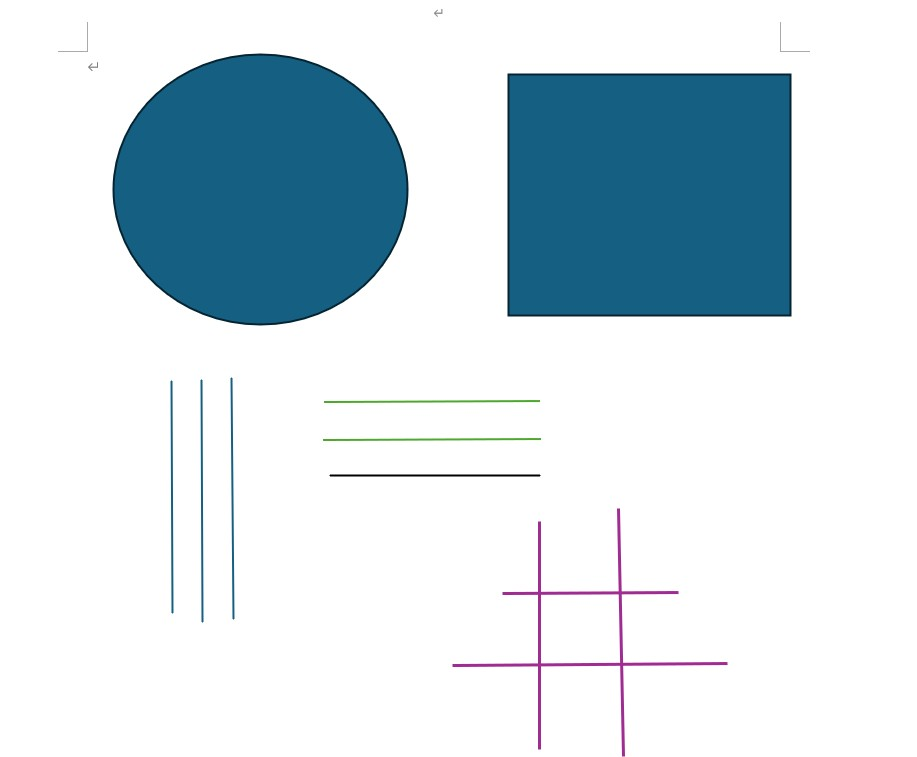
#> input picture 5-1.jpg, 917 x 757 px
$ python '三种变换.py'
#> lines starting #> are read from the running program, lines starting #| are printed output that depends on the picture
import cv2
import numpy as np

img = cv2.imread("5-1.jpg")
#> img is the input picture: shape (757, 917, 3); mean B, G, R 229.5, 222.7, 209
h, w = img.shape[:2]
#> h = 757; w = 917

# 相似变换
center = (w//2, h//2)
#> center = (458, 378)
M = cv2.getRotationMatrix2D(center, 30, 0.8)
similar_img = cv2.warpAffine(img, M, (w, h))
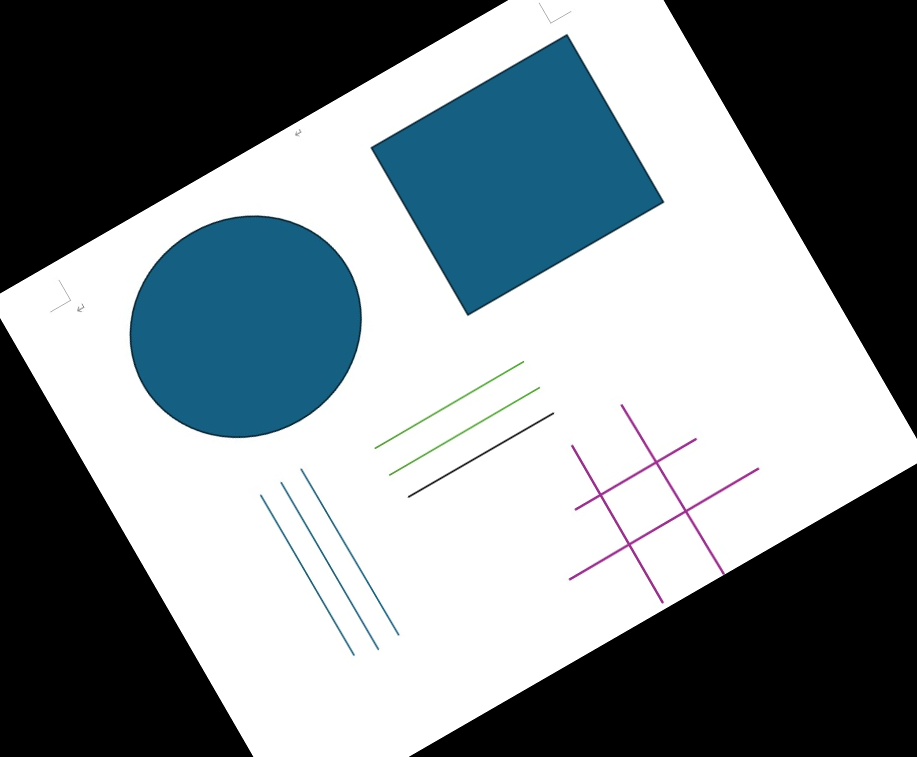
#> similar_img: shape (757, 917, 3); mean B, G, R 143, 138.6, 129.8
cv2.imwrite("similarity.jpg", similar_img)

# 仿射变换
pts1 = np.float32([[50,50],[200,50],[50,200]])
pts2 = np.float32([[10,100],[200,50],[100,250]])
M_affine = cv2.getAffineTransform(pts1, pts2)
affine_img = cv2.warpAffine(img, M_affine, (w, h))
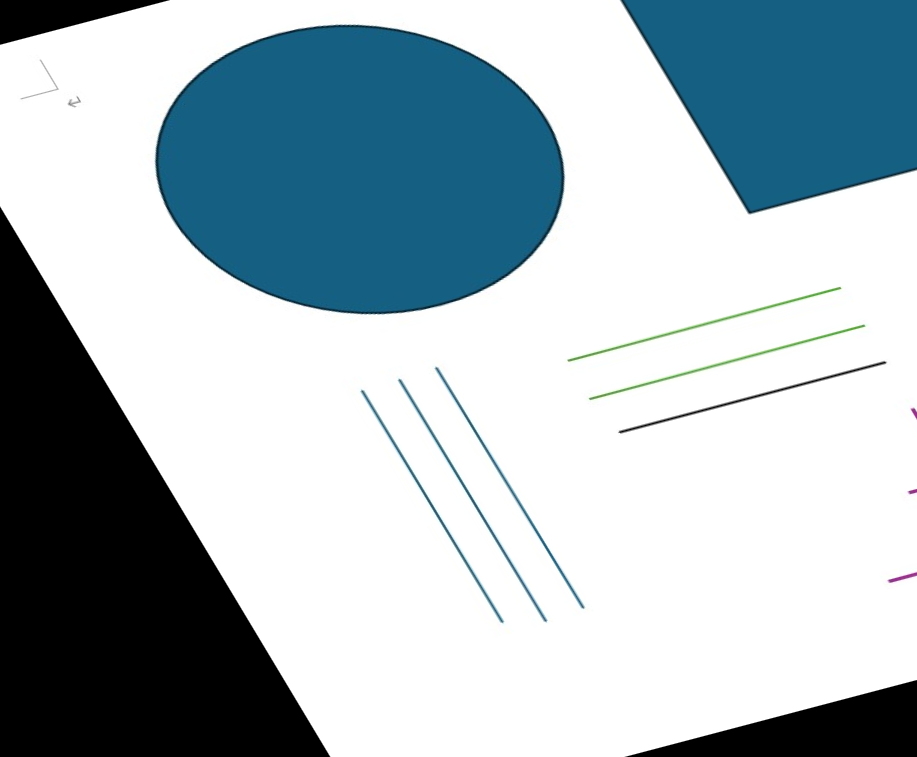
#> affine_img: shape (757, 917, 3); mean B, G, R 189.5, 182.8, 167.9
cv2.imwrite("affine.jpg", affine_img)

# 透视变换
pts1_p = np.float32([[50,50],[w-50,50],[50,h-50],[w-50,h-50]])
pts2_p = np.float32([[80,100],[w-10,50],[100,h-80],[w-50,h-20]])
M_persp = cv2.getPerspectiveTransform(pts1_p, pts2_p)
persp_img = cv2.warpPerspective(img, M_persp, (w, h))
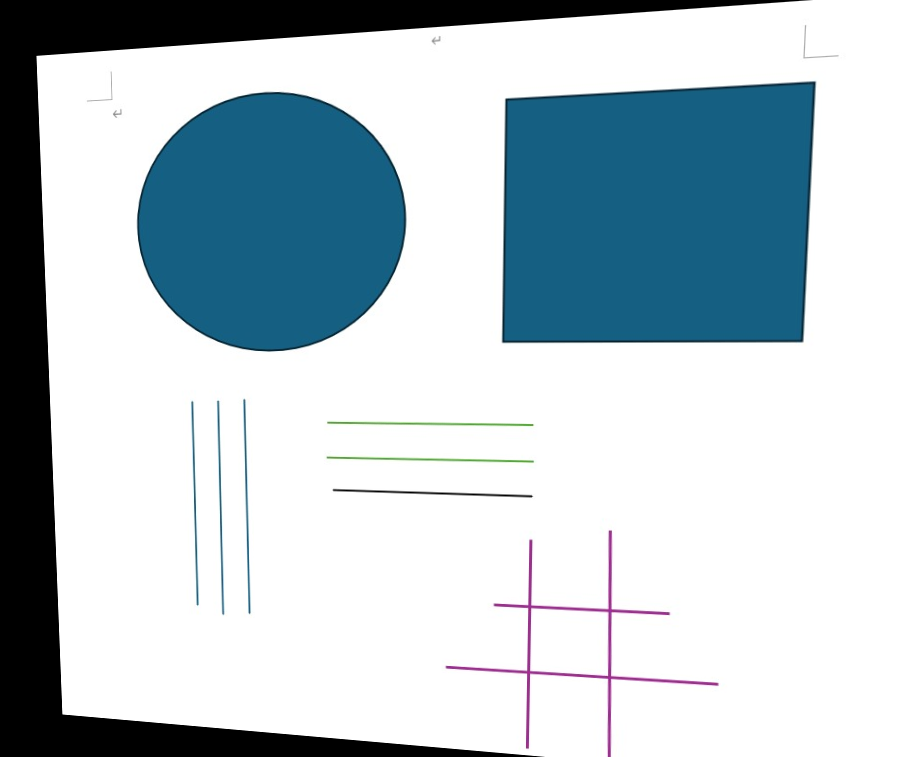
#> persp_img: shape (757, 917, 3); mean B, G, R 204.3, 197.6, 183.9
cv2.imwrite("perspective.jpg", persp_img)

cv2.waitKey(0)
cv2.destroyAllWindows()
